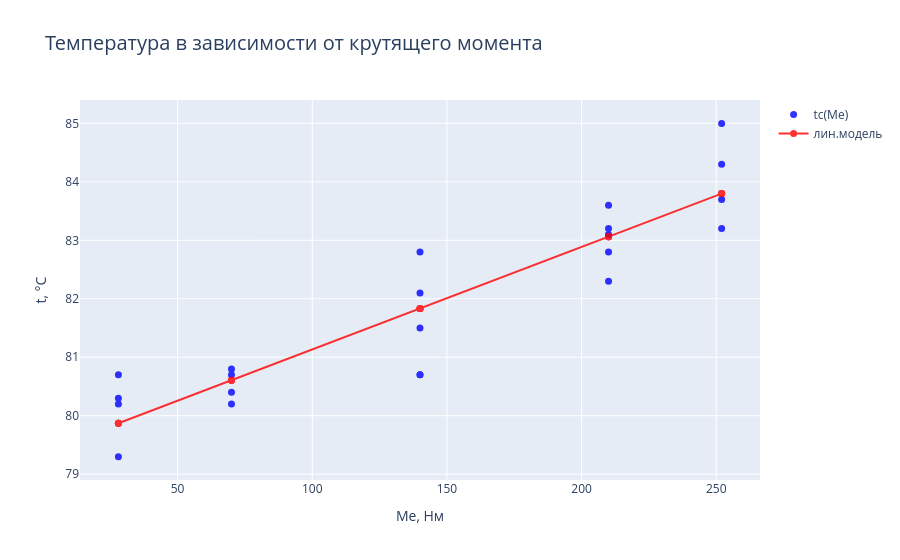

Notebook cell for this chart:
### Code cell
fig.add_trace(
    go.Scatter(
        x=x,
        y=y_r,
        mode="lines+markers",
        name="лин.модель",
        marker=dict(
            color="rgba(255, 0, 0, 1)",
            size=7
        ),
        opacity=0.8
    )
)

fig.show()

### Figure 1 — Plotly figure (JSON) as saved in the notebook; plotly's stock layout.template omitted (floating-point values rounded to 4 significant figures)
{"data": [{"marker": {"color": "rgba(0, 0, 255, 1)", "size": 7}, "mode": "markers", "name": "tc(Me)", "opacity": 0.8, "type": "scatter", "x": [140, 210, 252, 28, 70, 140, 210, 252, 28, 70, 140, 210, 252, 28, 70, 140, 210, 252, 28, 70, 140, 210], "y": [80.7, 82.8, 83.2, 79.3, 80.2, 80.7, 83.2, 83.7, 80.3, 80.4, 81.5, 82.3, 84.3, 80.2, 80.7, 82.1, 83.1, 85.0, 80.7, 80.8, 82.8, 83.6]}, {"marker": {"color": "rgba(255, 0, 0, 1)", "size": 7}, "mode": "lines+markers", "name": "лин.модель", "opacity": 0.8, "type": "scatter", "x": [140, 210, 252, 28, 70, 140, 210, 252, 28, 70, 140, 210, 252, 28, 70, 140, 210, 252, 28, 70, 140, 210], "y": [81.84, 83.06, 83.8, 79.87, 80.61, 81.84, 83.06, 83.8, 79.87, 80.61, 81.84, 83.06, 83.8, 79.87, 80.61, 81.84, 83.06, 83.8, 79.87, 80.61, 81.84, 83.06]}], "layout": {"title": {"font": {"size": 20}, "text": "Температура в зависимости от крутящего момента"}, "xaxis": {"title": {"text": "Me, Нм"}}, "yaxis": {"title": {"text": "t, °C"}}}}
